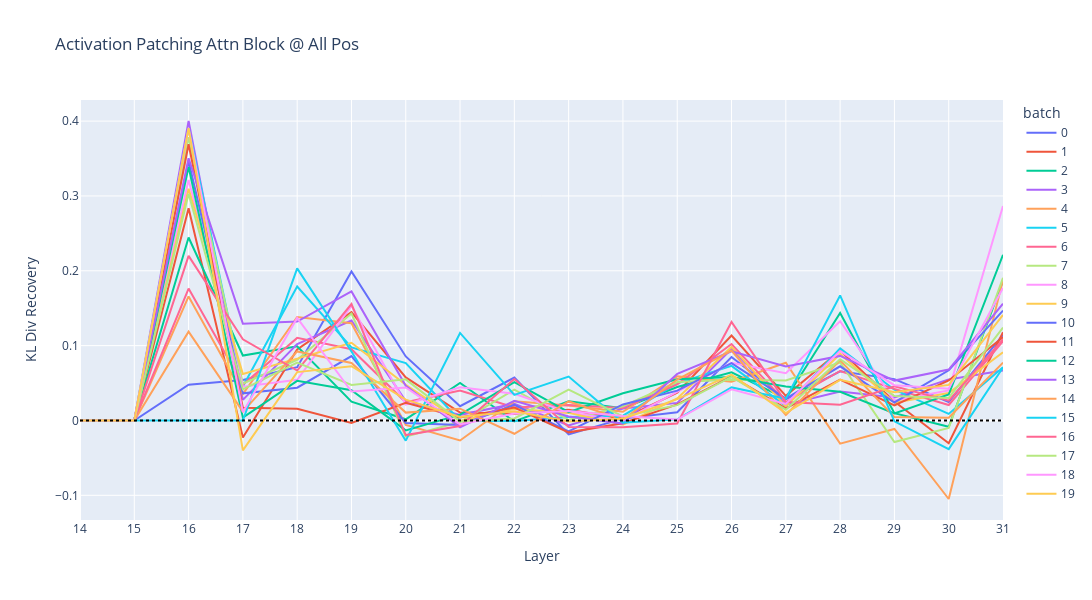

This figure's notebook cell:
### Code cell
fig = plot_act_patch_component_all_pos(
    kld_recovery[1],
    layers_to_patch,
    metric_name="KL Div Recovery",
    title="Activation Patching Attn Block @ All Pos",
)
fig.write_html("figs/patch-exp2-attn-all-pos-kld.html")
fig.show()

### Figure 1 — Plotly figure (JSON) as saved in the notebook; plotly's stock layout.template omitted (floating-point values rounded to 4 significant figures)
{"data": [{"hovertemplate": "batch=0<br>Layer=%{x}<br>KL Div Recovery=%{y}<extra></extra>", "legendgroup": "0", "line": {"color": "#636efa", "dash": "solid"}, "marker": {"symbol": "circle"}, "mode": "lines", "name": "0", "orientation": "v", "showlegend": true, "type": "scatter", "x": [0, 1, 2, 3, 4, 5, 6, 7, 8, 9, 10, 11, 12, 13, 14, 15, 16, 17], "xaxis": "x", "y": [0, 0, 0.04787, 0.0542, 0.07128, 0.1991, 0.08554, 0.0191, 0.0573, -0.01868, 0.002508, 0.01097, 0.08482, 0.02819, 0.06562, 0.05527, 0.02476, 0.1142], "yaxis": "y"}, {"hovertemplate": "batch=1<br>Layer=%{x}<br>KL Div Recovery=%{y}<extra></extra>", "legendgroup": "1", "line": {"color": "#EF553B", "dash": "solid"}, "marker": {"symbol": "circle"}, "mode": "lines", "name": "1", "orientation": "v", "showlegend": true, "type": "scatter", "x": [0, 1, 2, 3, 4, 5, 6, 7, 8, 9, 10, 11, 12, 13, 14, 15, 16, 17], "xaxis": "x", "y": [0, 0, 0.2835, -0.02263, 0.09496, 0.1449, 0.05753, 0.01065, 0.009066, 0.01441, 0.002286, 0.03723, 0.1135, 0.03286, 0.09338, 0.02534, -0.0304, 0.1179], "yaxis": "y"}, {"hovertemplate": "batch=2<br>Layer=%{x}<br>KL Div Recovery=%{y}<extra></extra>", "legendgroup": "2", "line": {"color": "#00cc96", "dash": "solid"}, "marker": {"symbol": "circle"}, "mode": "lines", "name": "2", "orientation": "v", "showlegend": true, "type": "scatter", "x": [0, 1, 2, 3, 4, 5, 6, 7, 8, 9, 10, 11, 12, 13, 14, 15, 16, 17], "xaxis": "x", "y": [0, 0, 0.2445, 0.0868, 0.09905, 0.0251, 0.001572, 0.05021, -0.001354, 0.0257, 0.01644, 0.04468, 0.06438, 0.02914, 0.1436, 0.009766, -0.008342, 0.1866], "yaxis": "y"}, {"hovertemplate": "batch=3<br>Layer=%{x}<br>KL Div Recovery=%{y}<extra></extra>", "legendgroup": "3", "line": {"color": "#ab63fa", "dash": "solid"}, "marker": {"symbol": "circle"}, "mode": "lines", "name": "3", "orientation": "v", "showlegend": true, "type": "scatter", "x": [0, 1, 2, 3, 4, 5, 6, 7, 8, 9, 10, 11, 12, 13, 14, 15, 16, 17], "xaxis": "x", "y": [0, 0, 0.4002, 0.02757, 0.1022, 0.1335, 0.02593, 0.007521, 0.02217, -0.006656, 0.01609, 0.02349, 0.09548, 0.02102, 0.03863, 0.03074, 0.05487, 0.06682], "yaxis": "y"}, {"hovertemplate": "batch=4<br>Layer=%{x}<br>KL Div Recovery=%{y}<extra></extra>", "legendgroup": "4", "line": {"color": "#FFA15A", "dash": "solid"}, "marker": {"symbol": "circle"}, "mode": "lines", "name": "4", "orientation": "v", "showlegend": true, "type": "scatter", "x": [0, 1, 2, 3, 4, 5, 6, 7, 8, 9, 10, 11, 12, 13, 14, 15, 16, 17], "xaxis": "x", "y": [0, 0, 0.1658, 0.03523, 0.1383, 0.13, -0.005937, -0.02676, 0.02561, 0.01998, 0.0116, 0.05901, 0.05174, 0.07715, -0.03097, -0.01127, -0.1049, 0.1881], "yaxis": "y"}, {"hovertemplate": "batch=5<br>Layer=%{x}<br>KL Div Recovery=%{y}<extra></extra>", "legendgroup": "5", "line": {"color": "#19d3f3", "dash": "solid"}, "marker": {"symbol": "circle"}, "mode": "lines", "name": "5", "orientation": "v", "showlegend": true, "type": "scatter", "x": [0, 1, 2, 3, 4, 5, 6, 7, 8, 9, 10, 11, 12, 13, 14, 15, 16, 17], "xaxis": "x", "y": [0, 0, 0.3906, 0.04529, 0.1791, 0.09765, 0.07675, -0.0002614, -0.0005592, 0.0045, 0.00646, 0.04953, 0.07299, 0.01927, 0.09626, 0.04106, 0.008805, 0.07128], "yaxis": "y"}, {"hovertemplate": "batch=6<br>Layer=%{x}<br>KL Div Recovery=%{y}<extra></extra>", "legendgroup": "6", "line": {"color": "#FF6692", "dash": "solid"}, "marker": {"symbol": "circle"}, "mode": "lines", "name": "6", "orientation": "v", "showlegend": true, "type": "scatter", "x": [0, 1, 2, 3, 4, 5, 6, 7, 8, 9, 10, 11, 12, 13, 14, 15, 16, 17], "xaxis": "x", "y": [0, 0, 0.1763, 0.04771, 0.1104, 0.09515, 0.02425, 0.04003, 0.01741, 0.02063, 0.01676, 0.04837, 0.1022, 0.02461, 0.06616, 0.04228, 0.02069, 0.1058], "yaxis": "y"}, {"hovertemplate": "batch=7<br>Layer=%{x}<br>KL Div Recovery=%{y}<extra></extra>", "legendgroup": "7", "line": {"color": "#B6E880", "dash": "solid"}, "marker": {"symbol": "circle"}, "mode": "lines", "name": "7", "orientation": "v", "showlegend": true, "type": "scatter", "x": [0, 1, 2, 3, 4, 5, 6, 7, 8, 9, 10, 11, 12, 13, 14, 15, 16, 17], "xaxis": "x", "y": [0, 0, 0.3785, 0.04928, 0.08111, 0.1429, -0.0216, -0.002019, 0.04129, 0.0005957, 0.01909, 0.05145, 0.05432, 0.05356, 0.07753, -0.0288, -0.009887, 0.1907], "yaxis": "y"}, {"hovertemplate": "batch=8<br>Layer=%{x}<br>KL Div Recovery=%{y}<extra></extra>", "legendgroup": "8", "line": {"color": "#FF97FF", "dash": "solid"}, "marker": {"symbol": "circle"}, "mode": "lines", "name": "8", "orientation": "v", "showlegend": true, "type": "scatter", "x": [0, 1, 2, 3, 4, 5, 6, 7, 8, 9, 10, 11, 12, 13, 14, 15, 16, 17], "xaxis": "x", "y": [0, 0, 0.3213, 0.04508, 0.05429, 0.1531, 0.02139, 0.04429, 0.03572, 0.01062, -0.0003744, 0.03862, 0.07698, 0.06315, 0.1326, 0.0266, 0.04024, 0.2865], "yaxis": "y"}, {"hovertemplate": "batch=9<br>Layer=%{x}<br>KL Div Recovery=%{y}<extra></extra>", "legendgroup": "9", "line": {"color": "#FECB52", "dash": "solid"}, "marker": {"symbol": "circle"}, "mode": "lines", "name": "9", "orientation": "v", "showlegend": true, "type": "scatter", "x": [0, 1, 2, 3, 4, 5, 6, 7, 8, 9, 10, 11, 12, 13, 14, 15, 16, 17], "xaxis": "x", "y": [0, 0, 0.3097, 0.06222, 0.08267, 0.1038, 0.04778, -0.0006664, 0.0157, 0.01016, -0.005731, 0.0295, 0.09829, 0.01886, 0.08888, 0.02381, 0.03669, 0.09118], "yaxis": "y"}, {"hovertemplate": "batch=10<br>Layer=%{x}<br>KL Div Recovery=%{y}<extra></extra>", "legendgroup": "10", "line": {"color": "#636efa", "dash": "solid"}, "marker": {"symbol": "circle"}, "mode": "lines", "name": "10", "orientation": "v", "showlegend": true, "type": "scatter", "x": [0, 1, 2, 3, 4, 5, 6, 7, 8, 9, 10, 11, 12, 13, 14, 15, 16, 17], "xaxis": "x", "y": [0, 0, 0.3465, 0.03631, 0.0438, 0.086, -0.00333, -0.006122, 0.02087, -0.01456, 0.02144, 0.03984, 0.0765, 0.02918, 0.0724, 0.02405, 0.06702, 0.1469], "yaxis": "y"}, {"hovertemplate": "batch=11<br>Layer=%{x}<br>KL Div Recovery=%{y}<extra></extra>", "legendgroup": "11", "line": {"color": "#EF553B", "dash": "solid"}, "marker": {"symbol": "circle"}, "mode": "lines", "name": "11", "orientation": "v", "showlegend": true, "type": "scatter", "x": [0, 1, 2, 3, 4, 5, 6, 7, 8, 9, 10, 11, 12, 13, 14, 15, 16, 17], "xaxis": "x", "y": [0, 0, 0.369, 0.01694, 0.01551, -0.003163, 0.02358, 0.003941, 0.01732, -0.01586, -0.003774, 0.02158, 0.05888, 0.01616, 0.05461, 0.02005, 0.05343, 0.1113], "yaxis": "y"}, {"hovertemplate": "batch=12<br>Layer=%{x}<br>KL Div Recovery=%{y}<extra></extra>", "legendgroup": "12", "line": {"color": "#00cc96", "dash": "solid"}, "marker": {"symbol": "circle"}, "mode": "lines", "name": "12", "orientation": "v", "showlegend": true, "type": "scatter", "x": [0, 1, 2, 3, 4, 5, 6, 7, 8, 9, 10, 11, 12, 13, 14, 15, 16, 17], "xaxis": "x", "y": [0, 0, 0.3388, 0.003981, 0.05297, 0.04035, -0.01327, 0.007721, 0.05127, 0.01102, 0.0364, 0.05509, 0.0582, 0.04554, 0.03844, 0.009427, 0.03468, 0.2214], "yaxis": "y"}, {"hovertemplate": "batch=13<br>Layer=%{x}<br>KL Div Recovery=%{y}<extra></extra>", "legendgroup": "13", "line": {"color": "#ab63fa", "dash": "solid"}, "marker": {"symbol": "circle"}, "mode": "lines", "name": "13", "orientation": "v", "showlegend": true, "type": "scatter", "x": [0, 1, 2, 3, 4, 5, 6, 7, 8, 9, 10, 11, 12, 13, 14, 15, 16, 17], "xaxis": "x", "y": [0, 0, 0.3504, 0.1294, 0.1322, 0.1725, 0.04629, -0.009122, 0.02635, 0.00543, -0.004157, 0.06226, 0.0924, 0.07223, 0.08629, 0.05329, 0.06799, 0.156], "yaxis": "y"}, {"hovertemplate": "batch=14<br>Layer=%{x}<br>KL Div Recovery=%{y}<extra></extra>", "legendgroup": "14", "line": {"color": "#FFA15A", "dash": "solid"}, "marker": {"symbol": "circle"}, "mode": "lines", "name": "14", "orientation": "v", "showlegend": true, "type": "scatter", "x": [0, 1, 2, 3, 4, 5, 6, 7, 8, 9, 10, 11, 12, 13, 14, 15, 16, 17], "xaxis": "x", "y": [0, 0, 0.1187, 0.0119, 0.09224, 0.07687, 0.01052, 0.01576, -0.01776, 0.02544, 0.001176, 0.05476, 0.0934, 0.007384, 0.0803, 0.004726, 0.00371, 0.07732], "yaxis": "y"}, {"hovertemplate": "batch=15<br>Layer=%{x}<br>KL Div Recovery=%{y}<extra></extra>", "legendgroup": "15", "line": {"color": "#19d3f3", "dash": "solid"}, "marker": {"symbol": "circle"}, "mode": "lines", "name": "15", "orientation": "v", "showlegend": true, "type": "scatter", "x": [0, 1, 2, 3, 4, 5, 6, 7, 8, 9, 10, 11, 12, 13, 14, 15, 16, 17], "xaxis": "x", "y": [0, 0, 0.0003297, -2.384e-05, 0.2033, 0.09216, -0.02696, 0.117, 0.03423, 0.05867, -0.002845, 0.001467, 0.04417, 0.02907, 0.1671, -0.001087, -0.03823, 0.07086], "yaxis": "y"}, {"hovertemplate": "batch=16<br>Layer=%{x}<br>KL Div Recovery=%{y}<extra></extra>", "legendgroup": "16", "line": {"color": "#FF6692", "dash": "solid"}, "marker": {"symbol": "circle"}, "mode": "lines", "name": "16", "orientation": "v", "showlegend": true, "type": "scatter", "x": [0, 1, 2, 3, 4, 5, 6, 7, 8, 9, 10, 11, 12, 13, 14, 15, 16, 17], "xaxis": "x", "y": [0, 0, 0.2199, 0.1084, 0.06673, 0.1556, -0.01942, -0.007366, 0.05529, -0.008676, -0.008942, -0.004041, 0.1316, 0.02458, 0.02109, 0.0457, 0.0265, 0.1082], "yaxis": "y"}, {"hovertemplate": "batch=17<br>Layer=%{x}<br>KL Div Recovery=%{y}<extra></extra>", "legendgroup": "17", "line": {"color": "#B6E880", "dash": "solid"}, "marker": {"symbol": "circle"}, "mode": "lines", "name": "17", "orientation": "v", "showlegend": true, "type": "scatter", "x": [0, 1, 2, 3, 4, 5, 6, 7, 8, 9, 10, 11, 12, 13, 14, 15, 16, 17], "xaxis": "x", "y": [0, 0, 0.3028, 0.04151, 0.07734, 0.04742, 0.05497, -0.001434, 0.002794, 0.0412, 0.005492, 0.02047, 0.05828, 0.0145, 0.08191, 0.03279, 0.03009, 0.1241], "yaxis": "y"}, {"hovertemplate": "batch=18<br>Layer=%{x}<br>KL Div Recovery=%{y}<extra></extra>", "legendgroup": "18", "line": {"color": "#FF97FF", "dash": "solid"}, "marker": {"symbol": "circle"}, "mode": "lines", "name": "18", "orientation": "v", "showlegend": true, "type": "scatter", "x": [0, 1, 2, 3, 4, 5, 6, 7, 8, 9, 10, 11, 12, 13, 14, 15, 16, 17], "xaxis": "x", "y": [0, 0, 0.3903, 0.01116, 0.137, 0.03862, 0.04405, -0.005223, 0.009345, 0.0127, 0.005836, 0.001193, 0.04155, 0.02223, 0.09279, 0.04718, 0.04237, 0.1772], "yaxis": "y"}, {"hovertemplate": "batch=19<br>Layer=%{x}<br>KL Div Recovery=%{y}<extra></extra>", "legendgroup": "19", "line": {"color": "#FECB52", "dash": "solid"}, "marker": {"symbol": "circle"}, "mode": "lines", "name": "19", "orientation": "v", "showlegend": true, "type": "scatter", "x": [0, 1, 2, 3, 4, 5, 6, 7, 8, 9, 10, 11, 12, 13, 14, 15, 16, 17], "xaxis": "x", "y": [0, 0, 0.3907, -0.03987, 0.06465, 0.07252, 0.02791, 0.004816, 0.0124, -0.001379, 0.002426, 0.02845, 0.06123, 0.009881, 0.05423, 0.03781, 0.04752, 0.141], "yaxis": "y"}], "layout": {"height": 600, "legend": {"title": {"text": "batch"}, "tracegroupgap": 0}, "shapes": [{"line": {"color": "black", "dash": "dot"}, "type": "line", "x0": 0, "x1": 1, "xref": "x domain", "y0": 0, "y1": 0, "yref": "y"}], "title": {"text": "Activation Patching Attn Block @ All Pos"}, "width": 1500, "xaxis": {"anchor": "y", "domain": [0, 1], "tickmode": "array", "ticktext": [14, 15, 16, 17, 18, 19, 20, 21, 22, 23, 24, 25, 26, 27, 28, 29, 30, 31], "tickvals": [0, 1, 2, 3, 4, 5, 6, 7, 8, 9, 10, 11, 12, 13, 14, 15, 16, 17], "title": {"text": "Layer"}}, "yaxis": {"anchor": "x", "domain": [0, 1], "title": {"text": "KL Div Recovery"}}}}
